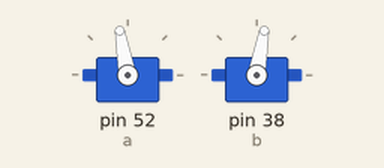
A sketch run on a simulated Arduino Mega 2560, built with avr-gcc and run on an emulated ATmega2560. Shown: 2 × servo.

Above: at 0.05 s.
At 12.0 s:
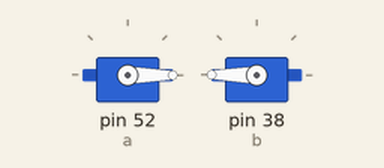
Timing chart, 0 to 15.6 s (numbered marks = the images above):
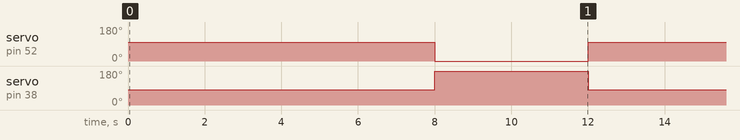

Measured:
- by itself, servo on pin 52 (a): alternates 100° for 8.0 s and 0° for 4.0 s
- by itself, servo on pin 38 (b): alternates 180° for 4.0 s and 80° for 8.0 s

The sketch:

test_rotate.ino
```cpp
#include <Servo.h>
Servo a, b;
void setup() {
  // put your setup code here, to run once:
pinMode(52, OUTPUT);
pinMode(38, OUTPUT);
}

void loop() {
  // put your main code here, to run repeatedly:
  a.attach(52);
  b.attach(38);
a.write(100);
b.write(80);
delay(1000);
delay(7000);
a.attach(52);
b.attach(38);
a.write(0);
b.write(180);
delay(1000);
a.detach();
b.detach();
delay(3000);
}
```
